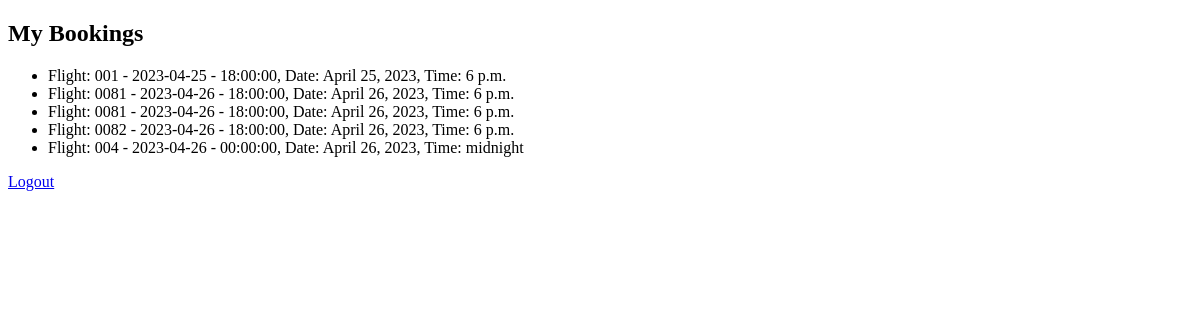
The app's page /app/my_bookings/ (signed in), older data.
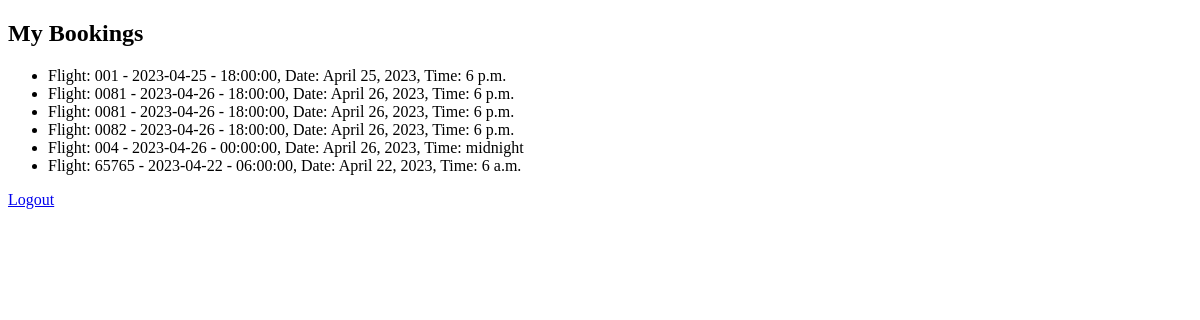
The same page, newer data.
### app/models.py (models this page shows, shortened)
class Booking(models.Model):
    flight = models.ForeignKey(Flight, on_delete=models.CASCADE, related_name='bookings')
    user = models.ForeignKey(User, on_delete=models.CASCADE, related_name='bookings')
    timestamp = models.DateTimeField(auto_now_add=True)

class Flight(models.Model):
    number = models.CharField(max_length=10)
    date = models.DateField()
    time = models.TimeField()
    seats = models.IntegerField(default=60)
    from_city = models.CharField(max_length=100, default='Chennai')
    to_city = models.CharField(max_length=100, default='Kanpur')
    def __str__(self):
        return f'{self.number} - {self.date} - {self.time}'

### app/views.py (the view)
# urls.py: path('my_bookings/', views.my_bookings, name='my_bookings'),
@login_required
def my_bookings(request):
    bookings = Booking.objects.filter(user=request.user)
    return render(request, 'mybookings.html', {'bookings': bookings})

### templates/mybookings.html
{% extends 'base.html' %}
{% block content %}
  <h2>My Bookings</h2>
  {% if bookings %}
    <ul>
      {% for booking in bookings %}
        <li>Flight: {{ booking.flight }}, Date: {{ booking.flight.date }}, Time: {{ booking.flight.time }}</li>
      {% endfor %}
    </ul>
  {% else %}
    <p>No bookings found.</p>
  {% endif %}
  <a href="{% url 'logout' %}">Logout</a>
{% endblock %}

### templates/base.html (shortened to what this page needs)
<!DOCTYPE html>
<html>
<head>
</head>
<body>
  <main>
        {% block content %}
        {% endblock %}
  </main>
</body>
</html>

Row changes from the older to the newer data that the page shows:
added Booking: flight "65765 - 2023-04-22 - 06:00:00", flight "April 22, 2023", flight.time "6 a.m."
